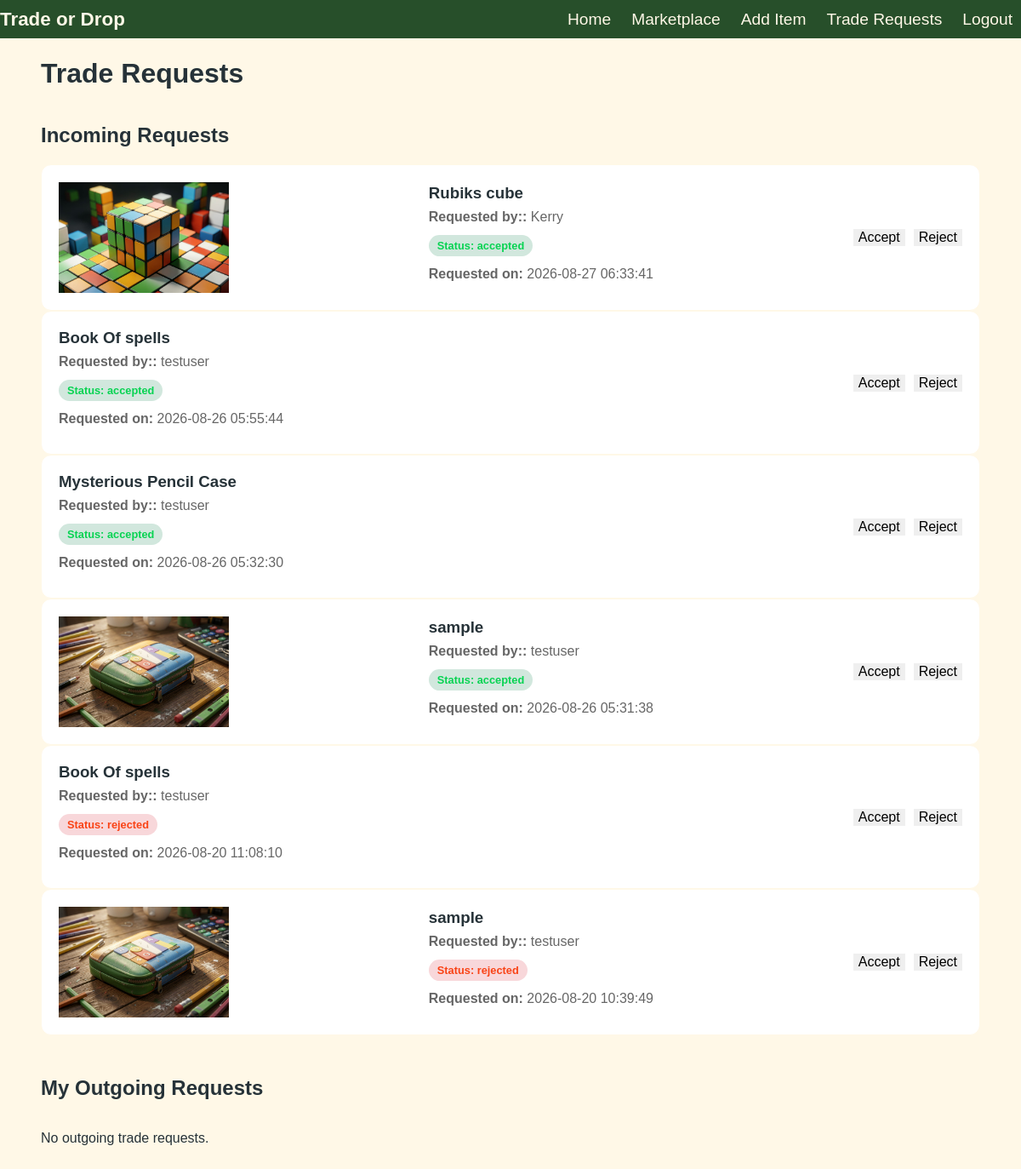
/pages/trade_requests.php (signed in), run on the app's committed database.
### tables this page shows
CREATE TABLE `trade_requests` (
  `id` int(11) NOT NULL,
  `requester_id` int(11) NOT NULL,
  `item_id` int(11) NOT NULL,
  `status` varchar(30) NOT NULL DEFAULT 'pending',
  `created_at` timestamp NOT NULL DEFAULT current_timestamp()
);

CREATE TABLE `items` (
  `id` int(11) NOT NULL,
  `user_id` int(11) NOT NULL,
  `item_name` varchar(100) NOT NULL,
  `description` text NOT NULL,
  `category` varchar(50) NOT NULL,
  `item_condition` varchar(50) NOT NULL,
  `image_path` varchar(255) DEFAULT NULL,
  `status` varchar(30) NOT NULL DEFAULT 'available',
  `created_at` timestamp NOT NULL DEFAULT current_timestamp()
);

CREATE TABLE `users` (
  `id` int(11) NOT NULL,
  `username` varchar(50) NOT NULL,
  `email` varchar(100) NOT NULL,
  `password` varchar(255) NOT NULL,
  `created_at` timestamp NOT NULL DEFAULT current_timestamp()
);

### pages/trade_requests.php (the view, shortened to what this page needs)
<?php
require __DIR__ . '/../database/db.php';
$user_id = (int) $_SESSION['user_id'];
$stmt = $conn->prepare(
    "SELECT
        trade_requests.id AS request_id,
        trade_requests.status,
        trade_requests.created_at,
        users.username AS requester_username,
        items.id AS item_id,
        items.item_name,
        items.image_path
    FROM trade_requests
    INNER JOIN items ON trade_requests.item_id = items.id
    INNER JOIN users ON trade_requests.requester_id = users.id
    WHERE items.user_id = :user_id
    ORDER BY trade_requests.created_at DESC"
);
$stmt->execute([':user_id' => $user_id]);
$incoming_requests = $stmt->fetchAll(PDO::FETCH_ASSOC);
$stmt = $conn->prepare(
    "SELECT
        trade_requests.id AS request_id,
        trade_requests.status,
        trade_requests.created_at,
        items.id AS item_id,
        items.item_name,
        items.image_path,
        users.username AS owner_username
     FROM trade_requests
     INNER JOIN items ON trade_requests.item_id = items.id
        INNER JOIN users ON items.user_id = users.id
     WHERE trade_requests.requester_id = :user_id
     ORDER BY trade_requests.created_at DESC"
);
$stmt->execute([':user_id' => $user_id]);
$outgoing_requests = $stmt->fetchAll(PDO::FETCH_ASSOC);
?>
<!DOCTYPE html>
<html lang="en">
<head>
    <link rel="stylesheet" href="../assets/css/trade-request.css">
</head>
<body>
<?php require __DIR__ . '/../includes/header.php'; ?>
    <main>
        <div class="page-heading">
            <div>
                <h1>Trade Requests</h1>
            </div>
        </div>
        <section class="requests-section">
        <h2>Incoming Requests</h2>
        <div class="requests-lists">
        <?php if (empty($incoming_requests)): ?>
            <p>No incoming trade requests.</p>
            <?php else: ?>
                <?php foreach ($incoming_requests as $request): ?>
                    <article class="request-card">
                        <?php if (!empty($request['image_path'])): ?>
                            <img
                                src="../<?php echo htmlspecialchars($request['image_path']); ?>"
                                alt="<?php echo htmlspecialchars($request['item_name']); ?>"
                                width="200"
                            >
                        <?php endif; ?>
                        <div class="request-info">
                        <h3><?php echo htmlspecialchars($request['item_name']); ?></h3>
                        <p>
                            <strong>Requested by::</strong>
                            <?php echo htmlspecialchars($request['requester_username']); ?>
                        </p>
                        <p>
                            <span class="request-status <?php echo strtolower($request['status']); ?>">
                            <strong>Status:</strong>
                            <?php echo htmlspecialchars($request['status']); ?>
                            </span>
                        </p>
                        <p>
                            <strong>Requested on:</strong>
                            <?php echo htmlspecialchars($request['created_at']); ?>
                        </p>
                        </div>
                    <div class="request-actions">
                        <form action="accept_trade.php" method="POST">
                            <button type="submit">
                                Accept
                            </button>
                        </form>
                        <form action="reject_trade.php" method="POST">
                            <button type="submit">
                                Reject
                            </button>
                        </form>
                    </div>
                    </article>
                <?php endforeach; ?>
        <?php endif; ?>
        </div>
        </section>
        <section class="requests-section">
            <h2>My Outgoing Requests</h2>
            <div class="requests-list">
            <?php if (empty($outgoing_requests)): ?>
                <p>No outgoing trade requests.</p>
            <?php endif; ?>
            </div>
        </section>
    </main>
</body>
</html>

### includes/header.php (shortened to what this page needs)
<!DOCTYPE html>
<html lang="en">
<head>
    <link rel= "stylesheet" href= "../assets/css/style.css">
</head>
<body>
<header class="site-header">
    <nav class="main-nav">
    <a href="home_page.php" class="logo">Trade or Drop</a>
    <div class="nav-links">
        <a href="home_page.php">Home</a>
        <a href="marketplace.php">Marketplace</a>
        <a href="add_item.php">Add Item</a>
        <a href="trade_requests.php">Trade Requests</a>
        <a href="logout.php">Logout</a>
    </div>
    </nav>
</header>
</body>
</html>

### assets/css/trade-request.css (style rules this page uses)
:root { --primary:#2E7D32; --secondary:#F9A826; --accent:#42A5F5; --background:#FFF8E7; --surface_cards:#FFFFFF; --text:#263238; --success:#07D352; --warning:#F94316; --dark-green: #1C4620; }
.requests-section { margin-bottom: 48px; }
.requests-section h2 { margin-bottom: 20px; }
.requests-list { display: flex; flex-direction: column; gap: 16px; }
.request-card { display: flex; align-items: center; justify-content: space-between; gap: 24px; padding: 20px; background: var(--surface_cards); border: 1px solid var(--background); border-radius: 12px; }
.request-info h3 { margin: 0 0 8px; }
.request-info p { margin: 0 0 12px; color: #666; }
.request-status { display: inline-block; padding: 5px 10px; border-radius: 20px; font-size: 0.8rem; font-weight: 700; }
.request-status.accepted { background: #d1e7dd; color: var(--success); }
.request-status.rejected { background: #f8d7da; color: var(--warning); }
.request-actions { display: flex; gap: 10px; flex-shrink: 0; }

### assets/css/style.css (style rules this page uses)
:root { --primary:#2E7D32; --secondary:#F9A826; --accent:#42A5F5; --background:#FFF8E7; --surface_cards:#FFFFFF; --text:#263238; --success:#07D352; --warning:#F94316; --dark-green: #1C4620; }
* { box-sizing: border-box; }
html { scroll-behavior: smooth; }
body { font-family: Arial, sans-serif; margin: 0; padding: 0; background-color: var(--background); color: var(--text); }
a { text-decoration: none; color: inherit; }
button, input, select, textarea { font: inherit; }
main { width: min(1200px, 92%); margin: 0 auto; padding: 23px 0; }
.site-header { width: 100%; background: var(--dark-green); opacity: 95%; color: var(--background); }
.main-nav { width: min(1200px 92%); min-height: 45px; margin: 0 auto; display: flex; align-items: center; justify-content: space-between; gap: 24px; }
.logo { font-size: 1.4rem; font-weight: 700; }
.nav-links { display: flex; align-items: center; gap: 24px; padding-right: 10px; padding-left: 10px; }
.nav-links a { font-size: 1.2rem; }
button { border: none; cursor: pointer; }
.page-heading { display: flex; align-items: center; justify-content: space-between; gap: 24px; margin-bottom: 32px; }
.page-heading h1 { margin: 0 0 8px; font-size: 2rem; }

### data on the page
trade_requests: item.image_path (picture), item.item_name "Rubiks cube", requester.username "Kerry", status "accepted", created_at "2026-08-27 06:33:41"
trade_requests: item.item_name "Book Of spells", requester.username "testuser", status "accepted", created_at "2026-08-26 05:55:44"
trade_requests: item.item_name "Mysterious Pencil Case", requester.username "testuser", status "accepted", created_at "2026-08-26 05:32:30"
trade_requests: item.image_path (picture), item.item_name "sample", requester.username "testuser", status "accepted", created_at "2026-08-26 05:31:38"
trade_requests: item.item_name "Book Of spells", requester.username "testuser", status "rejected", created_at "2026-08-20 11:08:10"
trade_requests: item.image_path (picture), item.item_name "sample", requester.username "testuser", status "rejected", created_at "2026-08-20 10:39:49"
